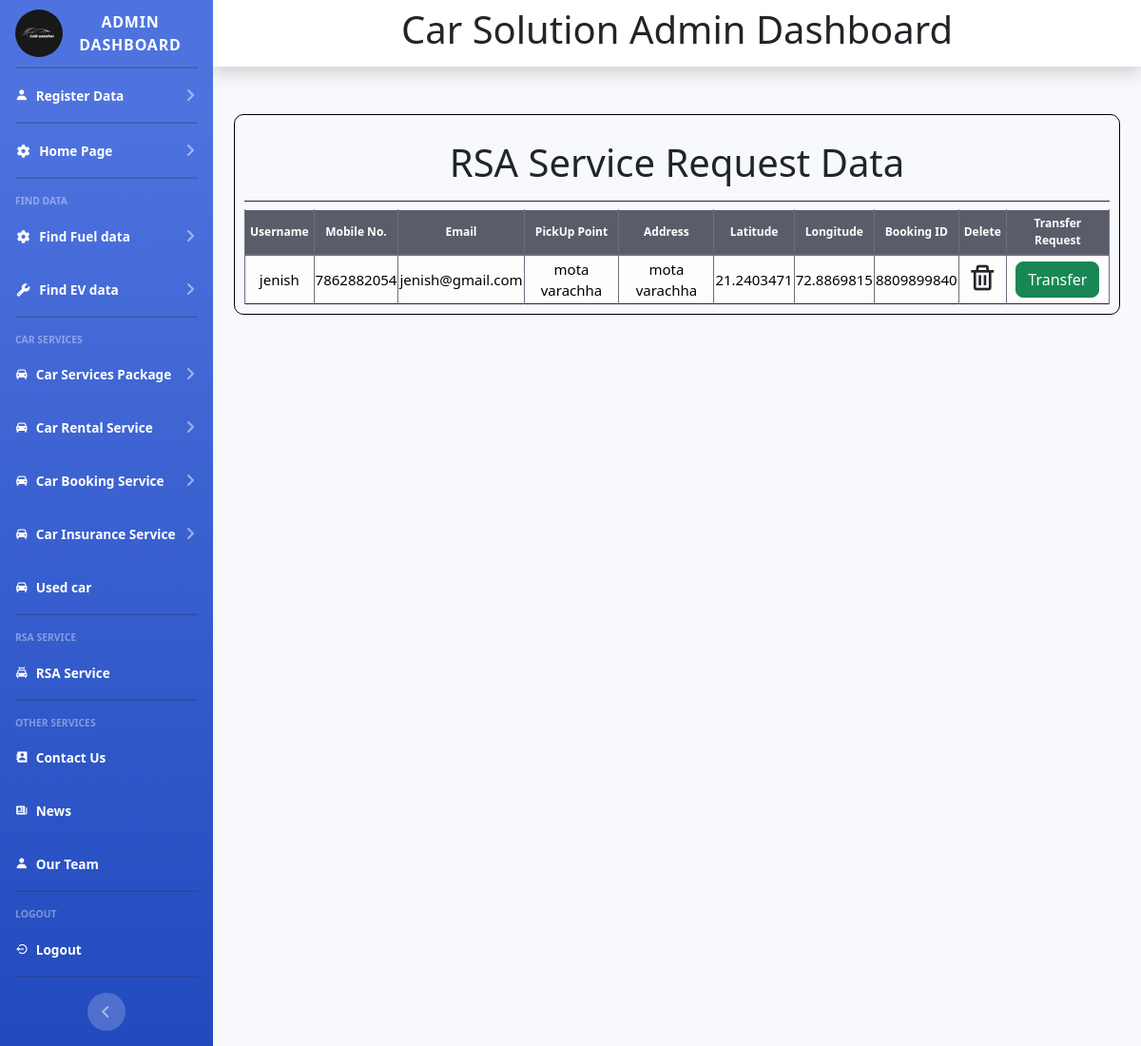
Page /RSA.php (signed in) on the committed database.
### tables this page shows
CREATE TABLE IF NOT EXISTS `r_s_a` (
  `id` int NOT NULL AUTO_INCREMENT,
  `username` varchar(255) NOT NULL,
  `mobile` varchar(255) NOT NULL,
  `email` varchar(255) NOT NULL,
  `pickup_point` varchar(255) NOT NULL,
  `address` varchar(255) NOT NULL,
  `latitude` varchar(255) NOT NULL,
  `longitude` varchar(255) NOT NULL,
  `booking_id` varchar(255) NOT NULL,
  PRIMARY KEY (`id`)
);

### RSA.php (the view, shortened to what this page needs)
<?php
$db = mysqli_connect('localhost', 'root', '', 'car_service');
?>
<!DOCTYPE html>
<html lang="en">
<head>
    <link href="vendor/fontawesome-free/css/all.min.css" rel="stylesheet" type="text/css">
    <link href="https://unpkg.com/boxicons@2.0.9/css/boxicons.min.css" rel="stylesheet">
    <link href="css/sb-admin-2.min.css" rel="stylesheet">
    <link rel="stylesheet" href="icon/css/all.css">
    <link href="https://cdn.jsdelivr.net/npm/bootstrap@5.0.2/dist/css/bootstrap.min.css" rel="stylesheet">
    <link rel="stylesheet" href="https://cdnjs.cloudflare.com/ajax/libs/twitter-bootstrap/5.3.0/css/bootstrap.min.css">
    <link rel="stylesheet" href="https://cdn.datatables.net/2.0.2/css/dataTables.bootstrap5.css">
</head>
<body id="page-top">
    <div id="wrapper">
        <?php include("sidenavbar.php"); ?>
        <div id="content-wrapper" class="d-flex flex-column">
            <div id="content">
                <nav class="navbar navbar-expand navbar-light bg-white topbar mb-4 static-top shadow">
                    <div class="text-center w-100">
                        <h1 class="blink">Car Solution Admin Dashboard</h1>
                    </div>
                </nav>
                <div class="container-fluid">
                    <div class="table-container">
                        <h1 class="text-center p-3 border-bottom border-dark">RSA Service Request Data</h1>
                        <table id="example" class="display dataTable table-dark table-bordered text-center" style="width: 100%;">
                            <thead>
                                <tr class="text-white">
                                    <th>Username</th>
                                    <th>Mobile No.</th>
                                    <th>Email</th>
                                    <th>PickUp Point</th>
                                    <th>Address</th>
                                    <th>Latitude</th>
                                    <th>Longitude</th>
                                    <th>Booking ID</th>
                                    <th>Delete</th>
                                    <th>Transfer Request</th>
                                </tr>
                            </thead>
                            <tbody>
                                <?php
                                $GetData = mysqli_query($db, "SELECT * FROM r_s_a");
                                while ($row = mysqli_fetch_array($GetData)) {
                                ?>
                                    <tr class="table-light border-bottom border-dark">
                                        <td class="text-center p-2"><?php echo $row['username'] ?></td>
                                        <td><?php echo $row['mobile'] ?></td>
                                        <td><?php echo $row['email'] ?></td>
                                        <td><?php echo $row['pickup_point'] ?></td>
                                        <td><?php echo $row['address'] ?></td>
                                        <td><?php echo $row['latitude'] ?></td>
                                        <td><?php echo $row['longitude'] ?></td>
                                        <td><?php echo $row['booking_id'] ?></td>
                                        <td>
                                            <a href="RSA.php?delete=<?php echo $row['id'] ?>" onclick="return confirm('Are You Sure Record Delete !!!')" class="fs-2 text-dark active" role="button" aria-pressed="true">
                                                <i class='bx bx-trash'></i>
                                            </a>
                                        </td>
                                        <td>
                                            <form action="" method="post">
                                                <input type="submit" class="btn btn-success rounded-3" value="Transfer" name="btnsubmit">
                                            </form>
                                        </td>
                                    </tr>
                                <?php
                                }
                                ?>
                            </tbody>
                        </table>
                    </div>
                </div>
            </div>
        </div>
    </div>
</body>
</html>

### RSA.php (style rules this page uses)
.table-container { border: 1px solid #000; border-radius: 10px; padding: 10px; margin: auto; margin-top: 50px; margin-right: 10px; margin-left: 10px; margin-bottom: 10px; padding-left: 10px; padding-right: 10px; }
table tr th { font-size: 12px; padding: 5px; }

### rows in the picture
r_s_a: username "jenish", mobile "7862882054", email "jenish@gmail.com", pickup_point "mota varachha", address "mota varachha", latitude "21.2403471", longitude "72.8869815", booking "8809899840"
